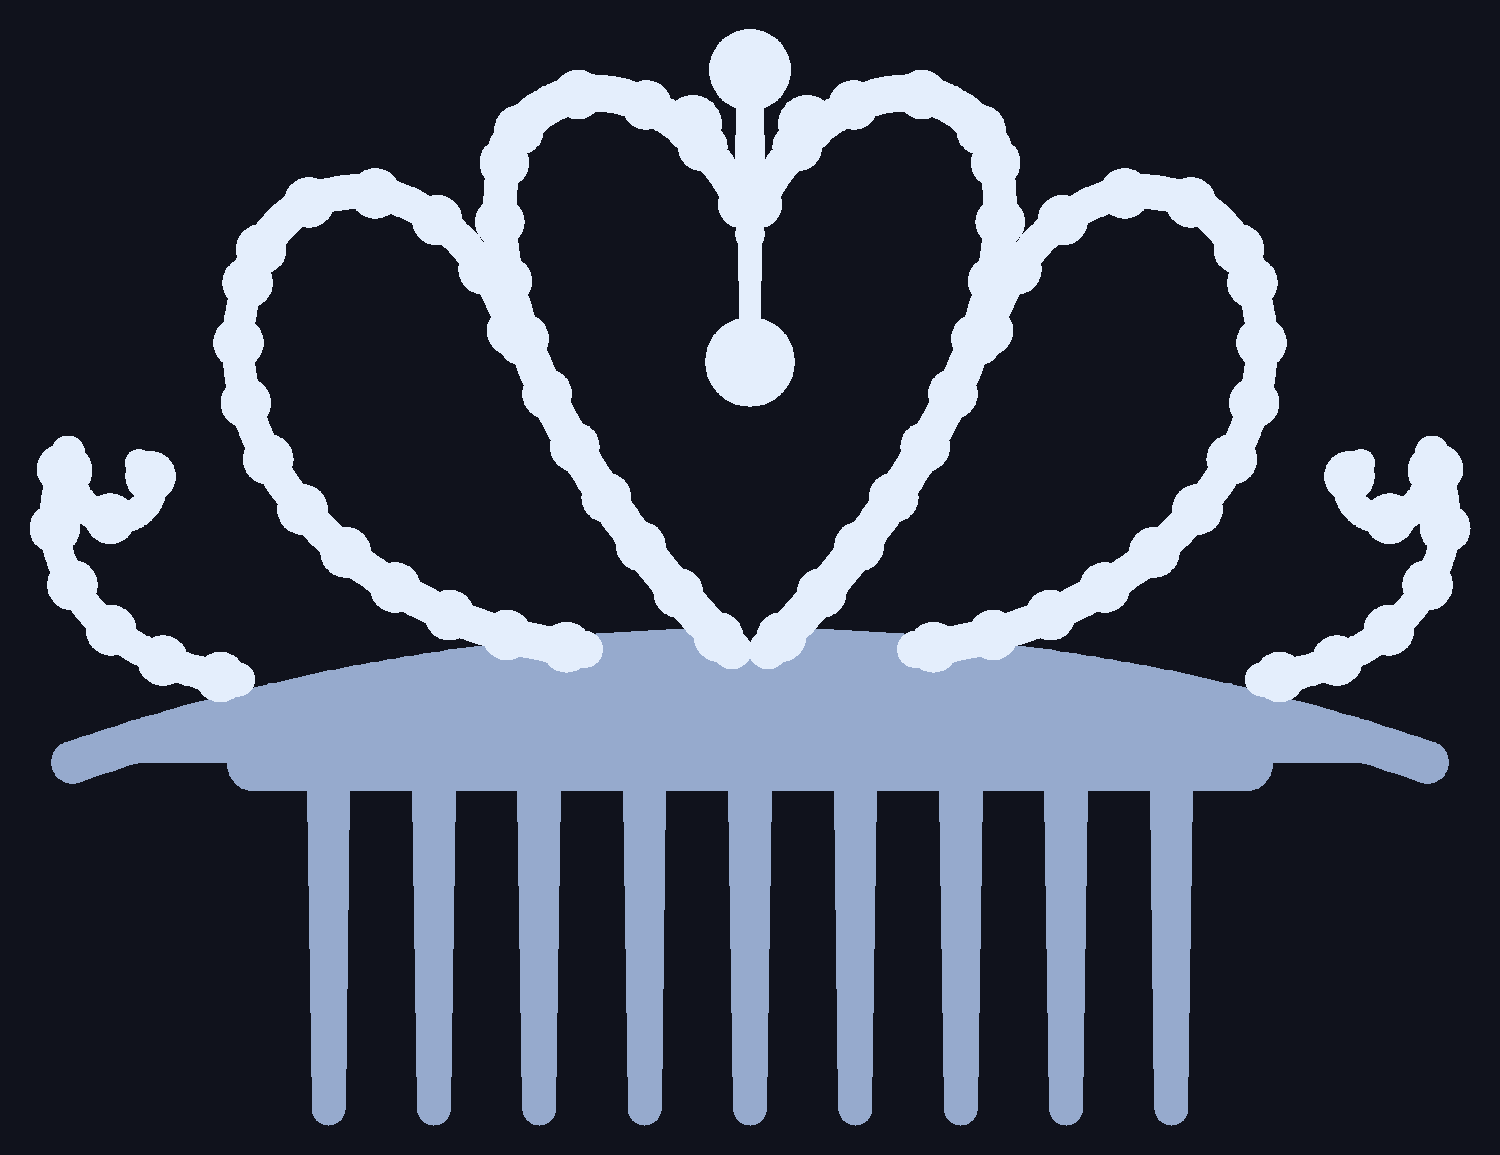

Python code for this plot:
"""Flat top-down PNG of the tiara outline, for judging the drawing."""

import sys

from PIL import Image, ImageDraw
from shapely.geometry import MultiPolygon
from shapely.ops import unary_union

import design


def parts(g):
    return list(g.geoms) if isinstance(g, MultiPolygon) else [g]


def draw(out="preview.png", px=1500, pad=30, show_stones=False):
    jewel, band, comb, stones = design.build()
    base = unary_union([band, comb])
    whole = unary_union([jewel, base])
    x0, y0, x1, y1 = whole.bounds
    s = (px - 2 * pad) / (x1 - x0)
    h = int((y1 - y0) * s) + 2 * pad
    img = Image.new("RGB", (px, h), (16, 18, 28))
    dr = ImageDraw.Draw(img)

    def xy(coords):
        return [(pad + (x - x0) * s, h - pad - (y - y0) * s) for x, y in coords]

    for colour, geom in (((150, 170, 205), base), ((228, 238, 252), jewel)):
        for p in parts(geom):
            dr.polygon(xy(p.exterior.coords), fill=colour)
            for r in p.interiors:
                dr.polygon(xy(r.coords), fill=(16, 18, 28))
    print(f"  outline: {x1-x0:.1f} x {y1-y0:.1f} mm, "
          f"{len(parts(whole))} piece(s), {len(stones)} stones")
    img.save(out)
    print(f"  wrote {out}")


if __name__ == "__main__":
    draw(sys.argv[1] if len(sys.argv) > 1 else "preview.png")
